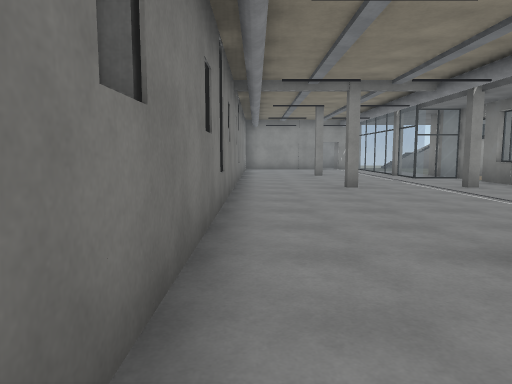
View 1 (above)

23 first-person views from a walk through a 3-D level made in the Unity game engine. The camera is 1.4 m above the floor, tilts 6° down and sees 70° across. The floor is counted in squares, 2 m on a side. Each view is taken from the middle of a square. On the plan, view 1 faces up. The plan holds only what a view shows up to about 11 squares ahead; the rest is blank. The place goes on beyond the plan. The player is left out. Surface patterns are stand-ins for the level's own textures.

View 2
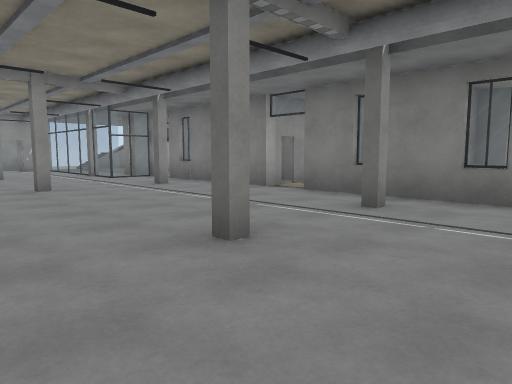

View 3
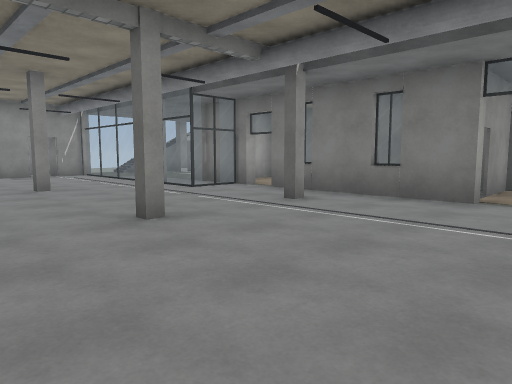

View 4
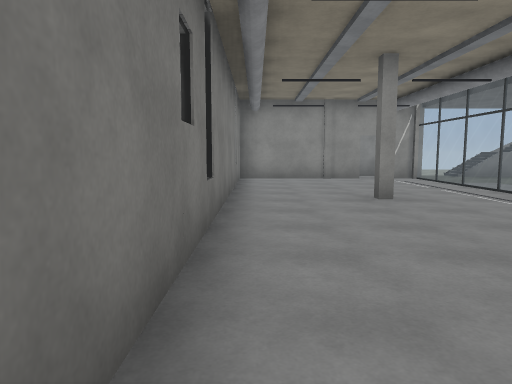

View 5
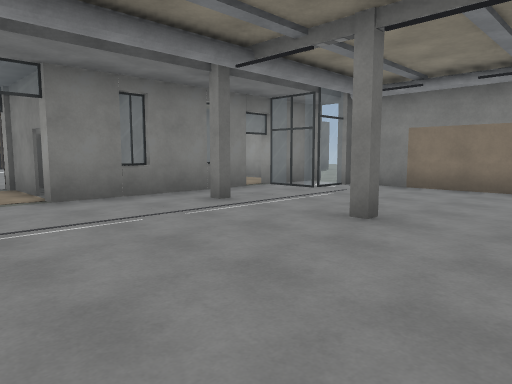

View 6
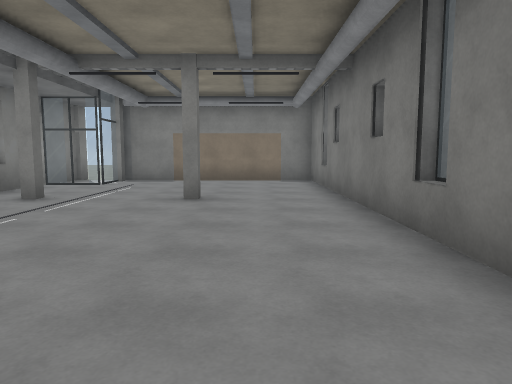

View 7
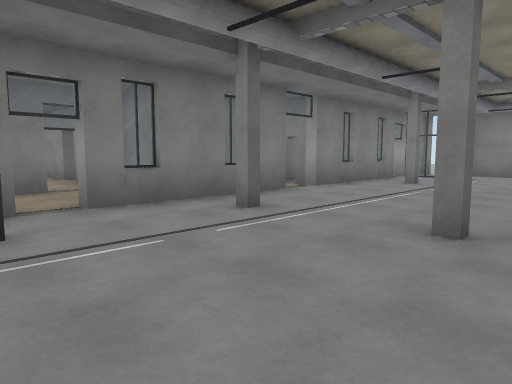

View 8
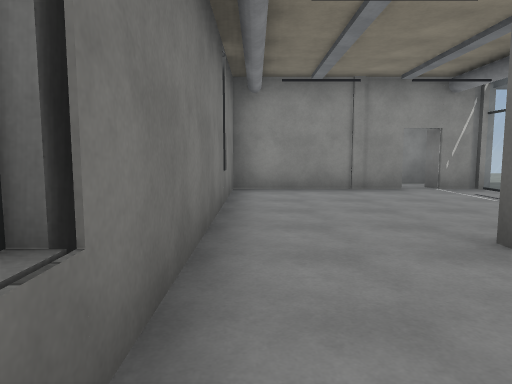

View 9
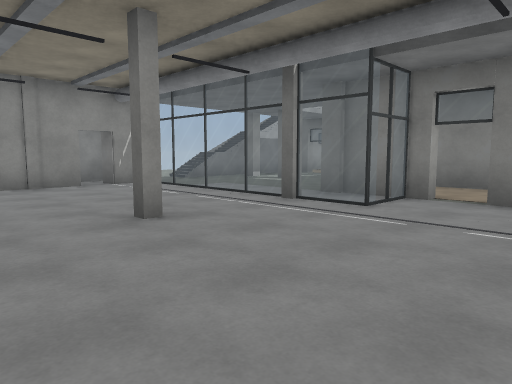

View 10
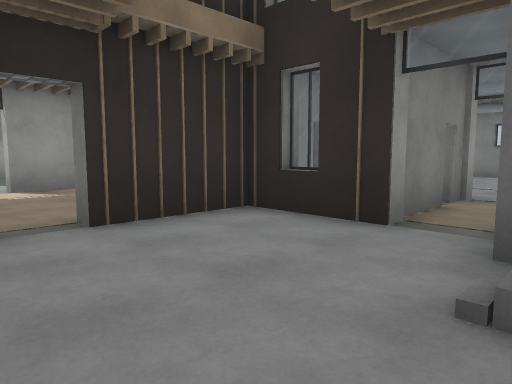

View 11
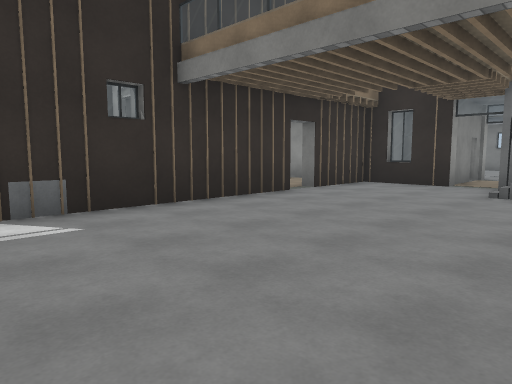

View 12
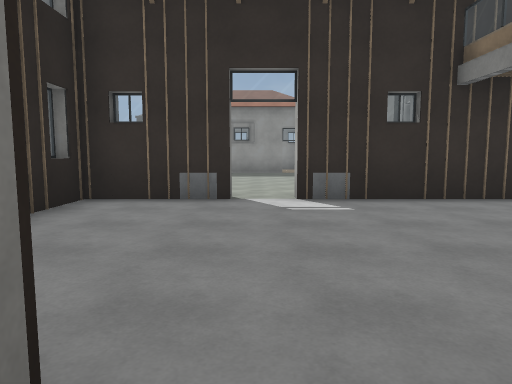

View 13
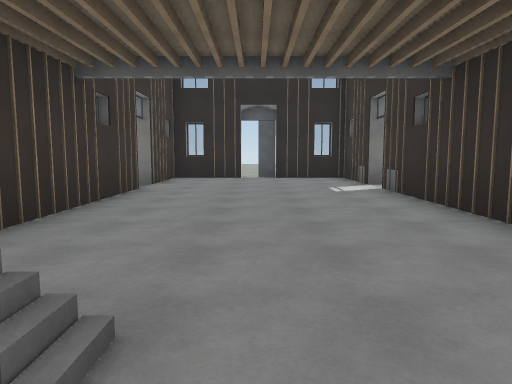

View 14
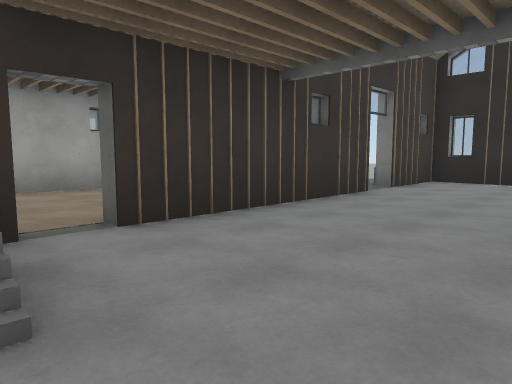

View 15
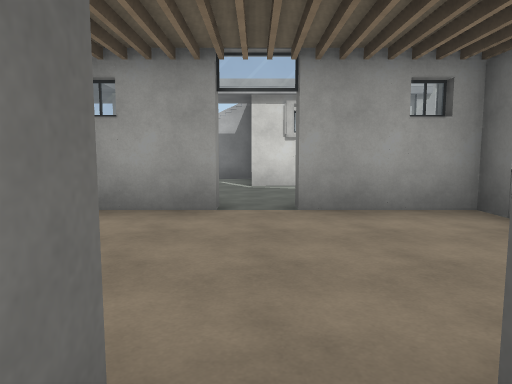

View 16
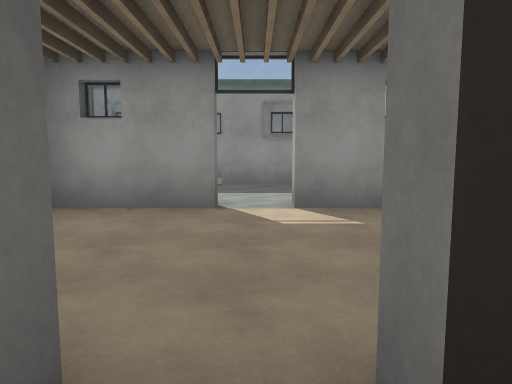

View 17
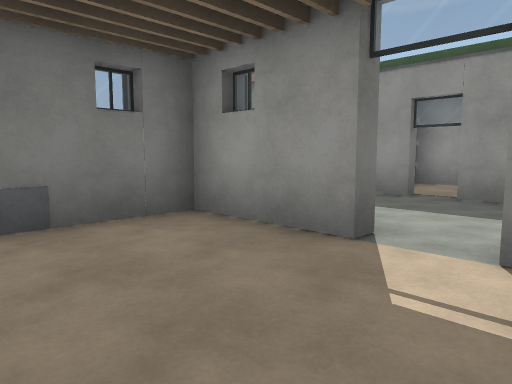

View 18
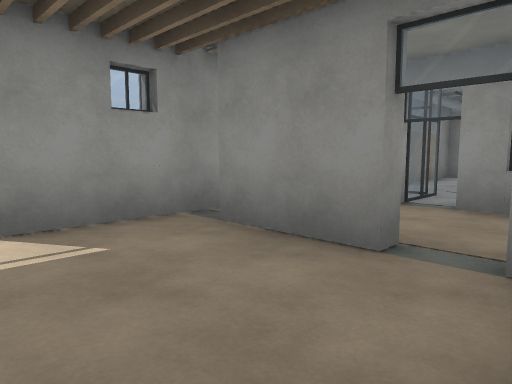

View 19
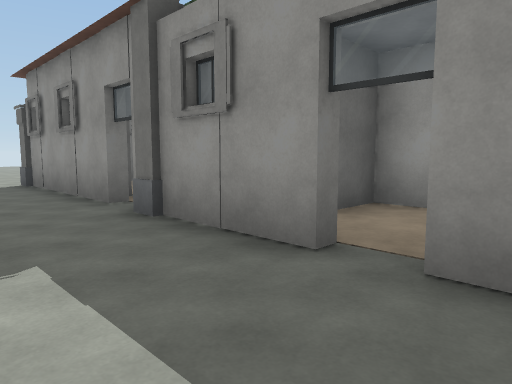

View 20
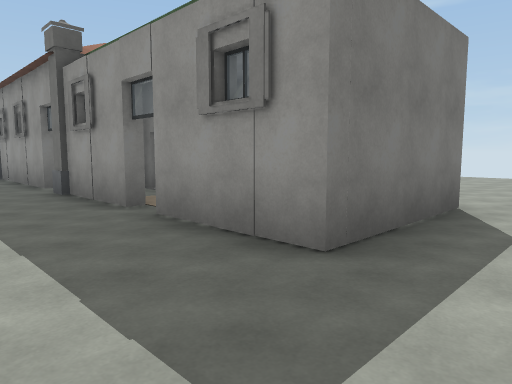

View 21
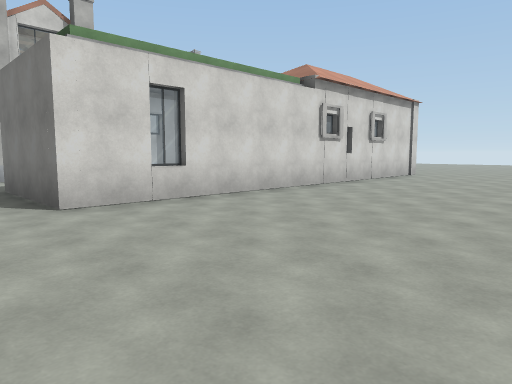

View 22
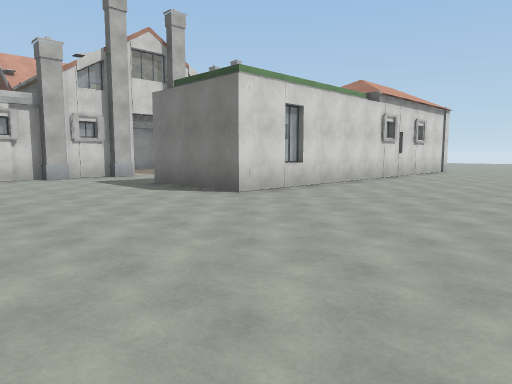

View 23
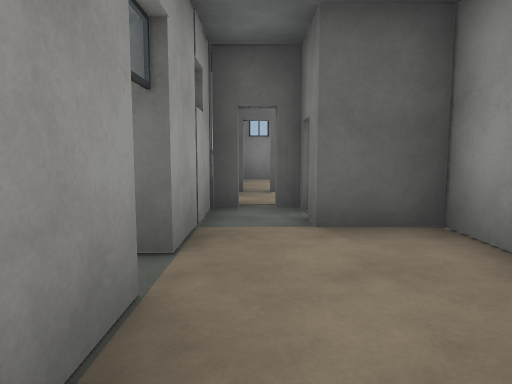

### Floor plan
Key: @ floor where view 1 was taken; # wall or solid block; x gap in a wall; . floor; = window, fence, low wall or low ledge; O other object.
Columns run from 1 left of view 1 to 20 right of it. Each row starts with its distance up from view 1.
 18     ##
 17     ##...
 16 #####=...O
 15 #....=...O
 14 #....=........
 13 #....=...  ...
 12 #..#.=.#####.###
 11 #....=.#.#.....#
 10 #.....=#.#.....
  9 #......x.x.....
  8 #..#.#.###...#####.###
  7 #......#####.........#
  6 #......####=.........#
  5 =....................x
  4 #......###...........#
  3 #......=##...........=
  2 #..#.#.#####.#####.###
  1 #......#.......# ..
  0 =@....=#.#.....# ..
 -1 #....=.#.#.....# ..
 -2 ######.#####.### ..
 -3       .......... ..
 -4         .............
 -5        ...###.##xx####
 -6        ...#..........#
 -7        ...##.. ##.#  #
 -8        ....#=########
 -9        ...............
-10       ................
-11       ................
-12       ............
-13       .......
-14            ..
-15            ..

Where each view was taken, in squares from view 1:
view 1: 0 up, 0 right, facing up
view 2: 0 up, 0 right, facing up-right
view 3: 4 up, 0 right, facing up-right
view 4: 6 up, 0 right, facing up
view 5: 6 up, 0 right, facing down-right
view 6: 8 up, 1 right, facing down
view 7: 11 up, 1 right, facing down-right
view 8: 9 up, 0 right, facing up
view 9: 8 up, 0 right, facing up-right
view 10: 6 up, 12 right, facing down-left
view 11: 7 up, 17 right, facing down-left
view 12: 8 up, 17 right, facing down
view 13: 5 up, 9 right, facing right
view 14: 4 up, 10 right, facing up-right
view 15: 7 up, 11 right, facing up
view 16: 3 up, 11 right, facing down
view 17: 1 up, 10 right, facing down-right
view 18: 2 up, 11 right, facing down-left
view 19: 3 down, 11 right, facing down-right
view 20: 3 down, 8 right, facing down-right
view 21: 13 down, 8 right, facing up-right
view 22: 13 down, 5 right, facing up-right
view 23: 6 down, 10 right, facing right
